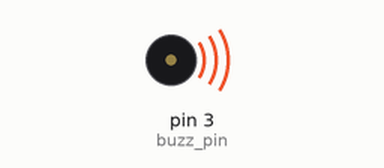
This sketch was run on a simulated Arduino Uno, built with avr-gcc and run on an emulated ATmega328P. Parts: buzzer (waves = sounding).

Above: at 0.1 s.
Timing chart, 0 to 1.6 s (numbered marks = the images above):
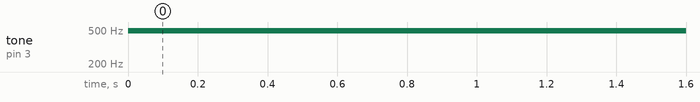

Measured:
- by itself, tone on pin 3 (buzz_pin): silent → 490 Hz at 0.00 s

The sketch:

BUZZER.ino
```cpp
const int buzz_pin = 3;

void setup() {
  // put your setup code here, to run once:
   pinMode(buzz_pin, OUTPUT);
}

void loop() {
  // put your main code here, to run repeatedly:
  analogWrite(buzz_pin, 127);
  delay(500);
  analogWrite(buzz_pin, 0);
  delay(500);
}
```
